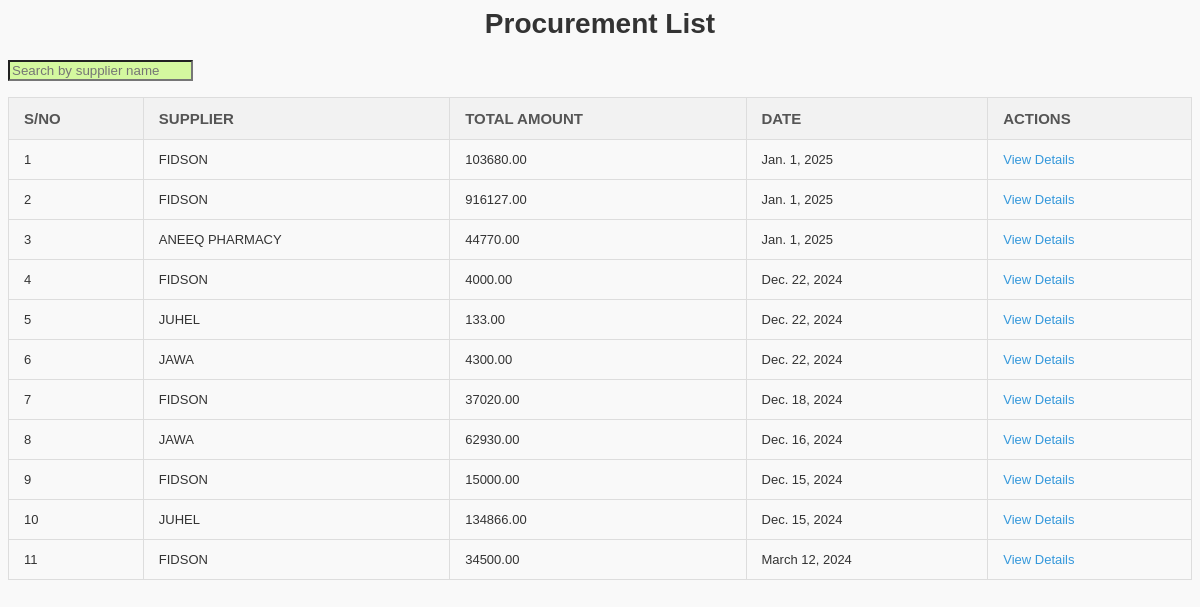
Screenshot of /procurement_list/ with the database file from the repository.
### app/models.py (models this page shows, shortened)
class Procurement(models.Model):
    supplier = models.ForeignKey(Supplier, on_delete=models.CASCADE)
    created_by = models.ForeignKey(User, on_delete=models.CASCADE)
    date = models.DateField(default=now)
    total = models.DecimalField(max_digits=10, decimal_places=2, null=True, blank=True)

class Supplier(models.Model):
    name = models.CharField(max_length=255)
    phone = models.CharField(max_length=15, blank=True, null=True)
    contact_info = models.TextField(blank=True, null=True)

### app/views.py (the view)
# urls.py: path('procurement_list/', views.procurement_list, name='procurement_list'),
def procurement_list(request):
    procurements = (
        Procurement.objects.annotate(calculated_total=Sum('items__subtotal'))
        .order_by('-date')
    )
    return render(request, 'partials/procurement_list.html', {
        'procurements': procurements,
    })

### app/templates/partials/procurement_list.html (shortened to what this page needs)
{% block content %}
<div class="col-md-10 offset-md-2">
    <h2>Procurement List</h2>
    <form method="get" action="" class="mb-3">
        <div class="form-row">
            <div class="col-md-4">
                <input type="text" name="name" class="form-control" style="background-color: rgb(212, 248, 159);"
                    hx-get="{% url 'search_procurement' %}" hx-target="#sales-data"
                    hx-trigger="keyup changed delay:300ms" placeholder="Search by supplier name"
                    value="{{ request.GET.name }}">
            </div>
        </div>
    </form>
    <table>
        <thead>
            <tr>
                <th>S/NO</th>
                <th>Supplier</th>
                <th>Total Amount</th>
                <th>Date</th>
                <th>Actions</th>
            </tr>
        </thead>
        <tbody>
            {% for procurement in procurements %}
            <tr>
                <td>{{ forloop.counter }}</td>
                <td>
                    {% if procurement.supplier %}
                    {{ procurement.supplier.name|upper }}
                    {% else %}
                    OTHERS
                    {% endif %}
                </td>
                <td>{{ procurement.calculated_total|floatformat:2 }}</td>
                <td>{{ procurement.date }}</td>
                <td>
                    <a href="{% url 'procurement_detail' procurement.id %}"
                        hx-get="{% url 'procurement_detail' procurement.id %}" hx-target="#sales-data">View Details</a>
                </td>
            </tr>
            {% endfor %}
        </tbody>
    </table>
</div>
{% endblock %}

### app/templates/partials/procurement_list.html (style rules this page uses)
h2 { color: #333; text-align: center; font-size: 28px; margin-bottom: 20px; }
table { width: 100%; border-collapse: collapse; margin-bottom: 20px; }
table th, table td { padding: 12px 15px; border: 1px solid #ddd; text-align: left; font-size: 13px; }
table thead th { background-color: #f2f2f2; color: #555; font-weight: bold; text-transform: uppercase; font-size: 15px; }
table tbody tr:nth-child(even) { background-color: #f9f9f9; }
a { color: #3498db; text-decoration: none; }

### rows the page displays
Procurement: supplier.name "FIDSON", calculated_total "103680.00", date "Jan. 1, 2025"
Procurement: supplier.name "FIDSON", calculated_total "916127.00", date "Jan. 1, 2025"
Procurement: supplier.name "ANEEQ PHARMACY", calculated_total "44770.00", date "Jan. 1, 2025"
Procurement: supplier.name "FIDSON", calculated_total "4000.00", date "Dec. 22, 2024"
Procurement: supplier.name "JUHEL", calculated_total "133.00", date "Dec. 22, 2024"
Procurement: supplier.name "JAWA", calculated_total "4300.00", date "Dec. 22, 2024"
Procurement: supplier.name "FIDSON", calculated_total "37020.00", date "Dec. 18, 2024"
Procurement: supplier.name "JAWA", calculated_total "62930.00", date "Dec. 16, 2024"
Procurement: supplier.name "FIDSON", calculated_total "15000.00", date "Dec. 15, 2024"
Procurement: supplier.name "JUHEL", calculated_total "134866.00", date "Dec. 15, 2024"
Procurement: supplier.name "FIDSON", calculated_total "34500.00", date "March 12, 2024"
